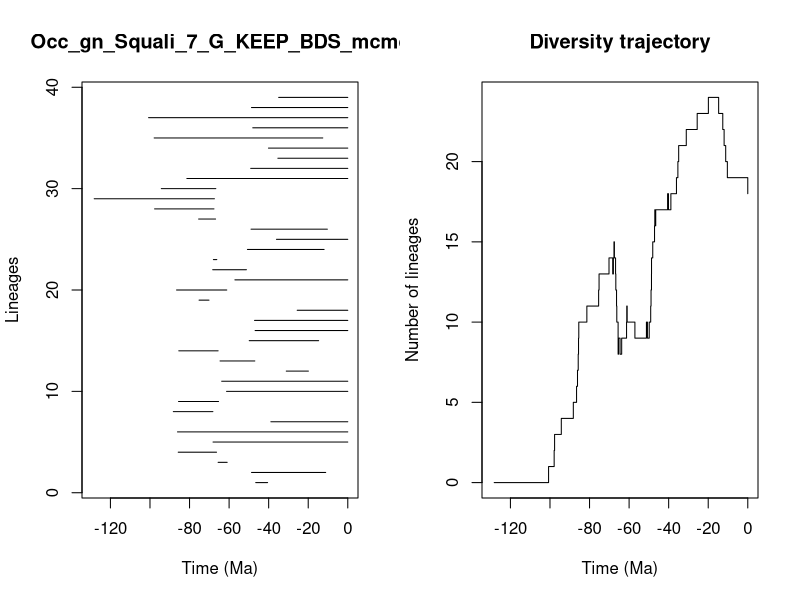

Write R code to recreate this figure.


pdf(file='../Results/Genus/5_MA_bins_EP_FT/pyrate_mcmc_logs/Occ_gn_Squali_7_G_KEEP_BDS_mcmc_LTT.pdf',width=0.6*20, height=0.6*10)
title = "Occ_gn_Squali_7_G_KEEP_BDS_mcmc"
ts=c(46.538053854880715, 48.66093605688474,65.55596553091759,85.72280791801924,68.12211432086993,86.08684873996894,38.87846421057016,88.2002906896011,85.56573650189794,61.285875992182184,63.75037384792548,31.094757045987446,64.57304204146854,85.43485698602574,49.828892814387835,46.85289993279957,47.142426291111036,25.57538559294674,75.18532383447045,86.56321604065654,57.06627693418615,68.28796560831515,67.93950833329144,50.735171664236184,36.055083888226854,48.9059855161477,75.40367259424195,97.66989732352357,128.20011140855297,94.27543936344784,81.35393745200726,49.08132058010719,35.338682105644125,40.093799045936194,97.88912366756178,48.043669470810265,100.71020751004531,48.68452942221206,34.935429828908646)
te=c(40.53429361411311, 11.164460412917958,60.9712462118806,66.34995306061333,0.0,0.0,0.0,68.20222540946912,65.34133831724839,0.0,0.0,19.918091272105293,47.00188728391576,65.5576910364837,14.730790738143872,0.0,0.0,0.0,70.15975447574364,61.18198096929758,0.0,51.24118736831382,66.2203268532726,11.963307097651608,0.0,10.324469491315458,66.84205167098975,67.65119363815812,67.42819992501576,66.71505458083978,0.0,0.0,0.0,0.0,12.640525457687856,0.0,0.0,0.0,0.0)
div_traj=c(0, 1,2,3,4,5,6,7,8,9,10,11,12,13,14,13,14,13,14,15,14,13,12,11,10,9,8,9,8,9,10,11,10,9,10,9,10,11,12,13,14,15,16,17,16,17,18,17,18,19,20,21,22,23,24,23,22,21,20,19,18)
time_events=c(128.20011140855297, 100.71020751004531,97.88912366756178,97.66989732352357,94.27543936344784,88.2002906896011,86.56321604065654,86.08684873996894,85.72280791801924,85.56573650189794,85.43485698602574,81.35393745200726,75.40367259424195,75.18532383447045,70.15975447574364,68.28796560831515,68.20222540946912,68.12211432086993,67.93950833329144,67.65119363815812,67.42819992501576,66.84205167098975,66.71505458083978,66.34995306061333,66.2203268532726,65.5576910364837,65.55596553091759,65.34133831724839,64.57304204146854,63.75037384792548,61.285875992182184,61.18198096929758,60.9712462118806,57.06627693418615,51.24118736831382,50.735171664236184,49.828892814387835,49.08132058010719,48.9059855161477,48.68452942221206,48.66093605688474,48.043669470810265,47.142426291111036,47.00188728391576,46.85289993279957,46.538053854880715,40.53429361411311,40.093799045936194,38.87846421057016,36.055083888226854,35.338682105644125,34.935429828908646,31.094757045987446,25.57538559294674,19.918091272105293,14.730790738143872,12.640525457687856,11.963307097651608,11.164460412917958,10.324469491315458,0.0)
                par(mfrow=c(1,2))
                L = length(ts)
                plot(ts, 1:L , xlim=c(-max(ts)-1,0), pch=20, type="n", main=title,xlab="Time (Ma)",ylab="Lineages")
                for (i in 1:L){segments(x0=-te[i],y0=i,x1=-ts[i],y1=i)}    
                t = -time_events
                plot(div_traj ~ t,type="s", main = "Diversity trajectory",xlab="Time (Ma)",ylab="Number of lineages",xlim=c(-max(ts)-1,0))
                abline(v=c(65,200,251,367,445),lty=2,col="gray")
                
